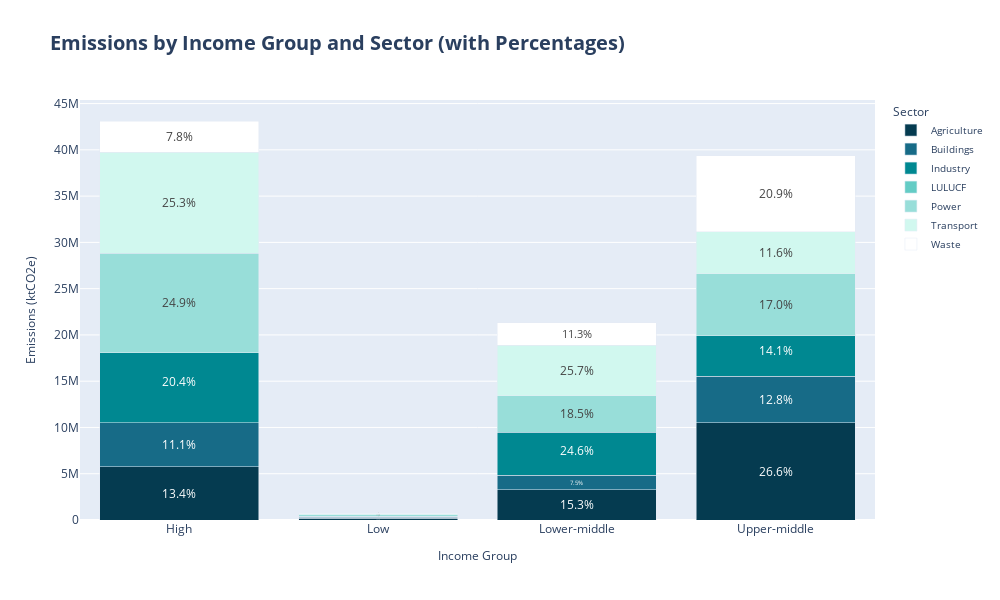

The notebook cell this image was saved under:
### Code cell
import plotly.express as px
import pandas as pd

# لوحة الألوان
custom_colors = ["#053B50", "#176B87", "#008891", "#64CCC5", "#98DED9", "#D1F8EF", "#FFFFFF"]

# نجمع القيم على مستوى income_group و sector
df_top_ten = df.groupby(["income_group", "sector"], as_index=False)["emissions_ktco2e"].sum()

# نحسب النسبة المئوية
df_top_ten["percentage"] = df_top_ten["emissions_ktco2e"] / df_top_ten.groupby("income_group")["emissions_ktco2e"].transform("sum") * 100

# نرسم stacked bar مع النسبة في النص
fig = px.bar(
    df_top_ten,
    x="income_group",
    y="emissions_ktco2e",
    color="sector",
    title="Emissions by Income Group and Sector (with Percentages)",
    width=1000,
    height=600,
    color_discrete_sequence=custom_colors,
    text=df_top_ten["percentage"].apply(lambda x: f"{x:.1f}%")
)

# تعديل النص ليكون في منتصف كل جزء
fig.update_traces(
    textposition="inside",
    insidetextanchor="middle",
    textfont_size=12,
)

fig.update_layout(
    xaxis_title="Income Group",
    yaxis_title="Emissions (ktCO2e)",
    legend_title="Sector",
    barmode="stack"
)
fig.update_layout(
    title_font_size=20,
       title_font_weight=700,
    
    xaxis_title_font_size=12,
    xaxis_title_font_weight=500,# عنوان المحور X
    yaxis_title_font_size=12, 
    yaxis_title_font_weight=500,# عنوان المحور Y
    legend_font_size=10          # خط الـ Legend
)

fig.show()

### Figure 1 — Plotly figure (JSON) as saved in the notebook; plotly's stock layout.template omitted (floating-point values rounded to 4 significant figures)
{"data": [{"alignmentgroup": "True", "hovertemplate": "sector=Agriculture<br>income_group=%{x}<br>emissions_ktco2e=%{y}<br>text=%{text}<extra></extra>", "insidetextanchor": "middle", "legendgroup": "Agriculture", "marker": {"color": "#053B50", "pattern": {"shape": ""}}, "name": "Agriculture", "offsetgroup": "Agriculture", "orientation": "v", "showlegend": true, "text": ["13.4%", "28.3%", "15.3%", "26.6%"], "textfont": {"size": 12}, "textposition": "inside", "type": "bar", "x": ["High", "Low", "Lower-middle", "Upper-middle"], "xaxis": "x", "y": [5765000.0, 213900.0, 3256000.0, 10490000.0], "yaxis": "y"}, {"alignmentgroup": "True", "hovertemplate": "sector=Buildings<br>income_group=%{x}<br>emissions_ktco2e=%{y}<br>text=%{text}<extra></extra>", "insidetextanchor": "middle", "legendgroup": "Buildings", "marker": {"color": "#176B87", "pattern": {"shape": ""}}, "name": "Buildings", "offsetgroup": "Buildings", "orientation": "v", "showlegend": true, "text": ["11.1%", "11.6%", "7.5%", "12.8%"], "textfont": {"size": 12}, "textposition": "inside", "type": "bar", "x": ["High", "Low", "Lower-middle", "Upper-middle"], "xaxis": "x", "y": [4770000.0, 87680.0, 1592000.0, 5041000.0], "yaxis": "y"}, {"alignmentgroup": "True", "hovertemplate": "sector=Industry<br>income_group=%{x}<br>emissions_ktco2e=%{y}<br>text=%{text}<extra></extra>", "insidetextanchor": "middle", "legendgroup": "Industry", "marker": {"color": "#008891", "pattern": {"shape": ""}}, "name": "Industry", "offsetgroup": "Industry", "orientation": "v", "showlegend": true, "text": ["20.4%", "6.9%", "24.6%", "14.1%"], "textfont": {"size": 12}, "textposition": "inside", "type": "bar", "x": ["High", "Low", "Lower-middle", "Upper-middle"], "xaxis": "x", "y": [8802000.0, 52420.0, 5254000.0, 5561000.0], "yaxis": "y"}, {"alignmentgroup": "True", "hovertemplate": "sector=LULUCF<br>income_group=%{x}<br>emissions_ktco2e=%{y}<br>text=%{text}<extra></extra>", "insidetextanchor": "middle", "legendgroup": "LULUCF", "marker": {"color": "#64CCC5", "pattern": {"shape": ""}}, "name": "LULUCF", "offsetgroup": "LULUCF", "orientation": "v", "showlegend": true, "text": ["-2.9%", "9.8%", "-2.9%", "-3.0%"], "textfont": {"size": 12}, "textposition": "inside", "type": "bar", "x": ["High", "Low", "Lower-middle", "Upper-middle"], "xaxis": "x", "y": [-1247000.0, 74010.0, -617600.0, -1183000.0], "yaxis": "y"}, {"alignmentgroup": "True", "hovertemplate": "sector=Power<br>income_group=%{x}<br>emissions_ktco2e=%{y}<br>text=%{text}<extra></extra>", "insidetextanchor": "middle", "legendgroup": "Power", "marker": {"color": "#98DED9", "pattern": {"shape": ""}}, "name": "Power", "offsetgroup": "Power", "orientation": "v", "showlegend": true, "text": ["24.9%", "17.4%", "18.5%", "17.0%"], "textfont": {"size": 12}, "textposition": "inside", "type": "bar", "x": ["High", "Low", "Lower-middle", "Upper-middle"], "xaxis": "x", "y": [10730000.0, 131000.0, 3953000.0, 6680000.0], "yaxis": "y"}, {"alignmentgroup": "True", "hovertemplate": "sector=Transport<br>income_group=%{x}<br>emissions_ktco2e=%{y}<br>text=%{text}<extra></extra>", "insidetextanchor": "middle", "legendgroup": "Transport", "marker": {"color": "#D1F8EF", "pattern": {"shape": ""}}, "name": "Transport", "offsetgroup": "Transport", "orientation": "v", "showlegend": true, "text": ["25.3%", "17.5%", "25.7%", "11.6%"], "textfont": {"size": 12}, "textposition": "inside", "type": "bar", "x": ["High", "Low", "Lower-middle", "Upper-middle"], "xaxis": "x", "y": [10930000.0, 131800.0, 5474000.0, 4556000.0], "yaxis": "y"}, {"alignmentgroup": "True", "hovertemplate": "sector=Waste<br>income_group=%{x}<br>emissions_ktco2e=%{y}<br>text=%{text}<extra></extra>", "insidetextanchor": "middle", "legendgroup": "Waste", "marker": {"color": "#FFFFFF", "pattern": {"shape": ""}}, "name": "Waste", "offsetgroup": "Waste", "orientation": "v", "showlegend": true, "text": ["7.8%", "8.4%", "11.3%", "20.9%"], "textfont": {"size": 12}, "textposition": "inside", "type": "bar", "x": ["High", "Low", "Lower-middle", "Upper-middle"], "xaxis": "x", "y": [3371000.0, 63710.0, 2403000.0, 8232000.0], "yaxis": "y"}], "layout": {"barmode": "stack", "height": 600, "legend": {"font": {"size": 10}, "title": {"text": "Sector"}, "tracegroupgap": 0}, "title": {"font": {"size": 20, "weight": 700}, "text": "Emissions by Income Group and Sector (with Percentages)"}, "width": 1000, "xaxis": {"anchor": "y", "domain": [0, 1], "title": {"font": {"size": 12, "weight": 500}, "text": "Income Group"}}, "yaxis": {"anchor": "x", "domain": [0, 1], "title": {"font": {"size": 12, "weight": 500}, "text": "Emissions (ktCO2e)"}}}}
